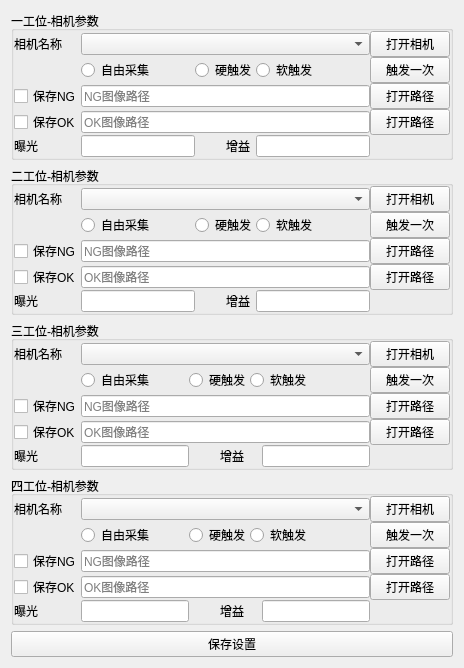
     <widget class="QWidget" name="tab">
      <attribute name="title">
       <string>相机参数</string>
      </attribute>
      <layout class="QGridLayout" name="gridLayout_7">
       <item row="2" column="0">
        <widget class="QGroupBox" name="groupBox_Frist_4">
         <property name="maximumSize">
          <size>
           <width>581</width>
           <height>16777215</height>
          </size>
         </property>
         <property name="title">
          <string>三工位-相机参数</string>
         </property>
         <layout class="QGridLayout" name="gridLayout_19">
          <property name="leftMargin">
           <number>0</number>
          </property>
          <property name="topMargin">
           <number>0</number>
          </property>
          <property name="rightMargin">
           <number>0</number>
          </property>
          <property name="bottomMargin">
           <number>0</number>
          </property>
          <property name="spacing">
           <number>0</number>
          </property>
          <item row="5" column="4" colspan="2">
           <widget class="QLabel" name="label_17">
            <property name="text">
             <string>增益</string>
            </property>
           </widget>
          </item>
          <item row="1" column="3" colspan="2">
           <widget class="QRadioButton" name="radioButton_ExternalThird">
            <property name="text">
             <string>硬触发</string>
            </property>
           </widget>
          </item>
          <item row="3" column="0" colspan="2">
           <widget class="QCheckBox" name="checkBox_SaveOK_Third">
            <property name="text">
             <string>保存OK</string>
            </property>
           </widget>
          </item>
          <item row="1" column="5" colspan="2">
           <widget class="QRadioButton" name="radioButton_SoftThird">
            <property name="text">
             <string>软触发</string>
            </property>
           </widget>
          </item>
          <item row="1" column="7">
           <widget class="QPushButton" name="pushButton_TriggerThird">
            <property name="maximumSize">
             <size>
              <width>111</width>
              <height>16777215</height>
             </size>
            </property>
            <property name="text">
             <string>触发一次</string>
            </property>
           </widget>
          </item>
          <item row="0" column="0">
           <widget class="QLabel" name="label_First_5">
            <property name="maximumSize">
             <size>
              <width>101</width>
              <height>16777215</height>
             </size>
            </property>
            <property name="text">
             <string>相机名称</string>
            </property>
           </widget>
          </item>
          <item row="0" column="2" colspan="5">
           <widget class="QComboBox" name="comboBox_Third"/>
          </item>
          <item row="0" column="7">
           <widget class="QPushButton" name="pushButton_OpenThird">
            <property name="maximumSize">
             <size>
              <width>111</width>
              <height>16777215</height>
             </size>
            </property>
            <property name="text">
             <string>打开相机</string>
            </property>
           </widget>
          </item>
          <item row="3" column="7">
           <widget class="QPushButton" name="pushButton_LoadOKPath_Third">
            <property name="text">
             <string>打开路径</string>
            </property>
           </widget>
          </item>
          <item row="1" column="2">
           <widget class="QRadioButton" name="radioButton_FreeThird">
            <property name="text">
             <string>自由采集</string>
            </property>
           </widget>
          </item>
          <item row="2" column="7">
           <widget class="QPushButton" name="pushButton_LoadNGPath_Third">
            <property name="maximumSize">
             <size>
              <width>120</width>
              <height>16777215</height>
             </size>
            </property>
            <property name="text">
             <string>打开路径</string>
            </property>
           </widget>
          </item>
          <item row="2" column="0" colspan="2">
           <widget class="QCheckBox" name="checkBox_SaveNG_Third">
            <property name="text">
             <string>保存NG</string>
            </property>
           </widget>
          </item>
          <item row="3" column="2" colspan="5">
           <widget class="QLineEdit" name="lineEdit_OKPath_Third">
            <property name="readOnly">
             <bool>true</bool>
            </property>
            <property name="placeholderText">
             <string>OK图像路径</string>
            </property>
           </widget>
          </item>
          <item row="5" column="2">
           <widget class="QLineEdit" name="le_exposure_3">
            <property name="maximumSize">
             <size>
              <width>16777215</width>
              <height>16777215</height>
             </size>
            </property>
           </widget>
          </item>
          <item row="2" column="2" colspan="5">
           <widget class="QLineEdit" name="lineEdit_NGPath_Third">
            <property name="readOnly">
             <bool>true</bool>
            </property>
            <property name="placeholderText">
             <string>NG图像路径</string>
            </property>
           </widget>
          </item>
          <item row="5" column="0">
           <widget class="QLabel" name="label_18">
            <property name="text">
             <string>曝光</string>
            </property>
           </widget>
          </item>
          <item row="5" column="6">
           <widget class="QLineEdit" name="le_gain_3"/>
          </item>
         </layout>
        </widget>
       </item>
       <item row="3" column="0">
        <widget class="QGroupBox" name="groupBox_Frist_5">
         <property name="maximumSize">
          <size>
           <width>581</width>
           <height>16777215</height>
          </size>
         </property>
         <property name="title">
          <string>四工位-相机参数</string>
         </property>
         <layout class="QGridLayout" name="gridLayout_25">
          <property name="leftMargin">
           <number>0</number>
          </property>
          <property name="topMargin">
           <number>0</number>
          </property>
          <property name="rightMargin">
           <number>0</number>
          </property>
          <property name="bottomMargin">
           <number>0</number>
          </property>
          <property name="spacing">
           <number>0</number>
          </property>
          <item row="3" column="7">
           <widget class="QPushButton" name="pushButton_LoadOKPath_Fourth">
            <property name="text">
             <string>打开路径</string>
            </property>
           </widget>
          </item>
          <item row="4" column="4" colspan="2">
           <widget class="QLabel" name="label_31">
            <property name="text">
             <string>增益</string>
            </property>
           </widget>
          </item>
          <item row="0" column="0">
           <widget class="QLabel" name="label_First_6">
            <property name="maximumSize">
             <size>
              <width>101</width>
              <height>16777215</height>
             </size>
            </property>
            <property name="text">
             <string>相机名称</string>
            </property>
           </widget>
          </item>
          <item row="4" column="2">
           <widget class="QLineEdit" name="le_exposure_4">
            <property name="maximumSize">
             <size>
              <width>16777215</width>
              <height>16777215</height>
             </size>
            </property>
           </widget>
          </item>
          <item row="3" column="2" colspan="5">
           <widget class="QLineEdit" name="lineEdit_OKPath_Fourth">
            <property name="readOnly">
             <bool>true</bool>
            </property>
            <property name="placeholderText">
             <string>OK图像路径</string>
            </property>
           </widget>
          </item>
          <item row="0" column="7">
           <widget class="QPushButton" name="pushButton_OpenFourth">
            <property name="maximumSize">
             <size>
              <width>111</width>
              <height>16777215</height>
             </size>
            </property>
            <property name="text">
             <string>打开相机</string>
            </property>
           </widget>
          </item>
          <item row="2" column="2" colspan="5">
           <widget class="QLineEdit" name="lineEdit_NGPath_Fourth">
            <property name="readOnly">
             <bool>true</bool>
            </property>
            <property name="placeholderText">
             <string>NG图像路径</string>
            </property>
           </widget>
          </item>
          <item row="4" column="6">
           <widget class="QLineEdit" name="le_gain_4"/>
          </item>
          <item row="1" column="3" colspan="2">
           <widget class="QRadioButton" name="radioButton_ExternalFourth">
            <property name="text">
             <string>硬触发</string>
            </property>
           </widget>
          </item>
          <item row="1" column="2">
           <widget class="QRadioButton" name="radioButton_FreeFourth">
            <property name="text">
             <string>自由采集</string>
            </property>
           </widget>
          </item>
          <item row="0" column="2" colspan="5">
           <widget class="QComboBox" name="comboBox_Four"/>
          </item>
          <item row="1" column="5" colspan="2">
           <widget class="QRadioButton" name="radioButton_SoftFourth">
            <property name="text">
             <string>软触发</string>
            </property>
           </widget>
          </item>
          <item row="2" column="0" colspan="2">
           <widget class="QCheckBox" name="checkBox_SaveNG_Fourth">
            <property name="text">
             <string>保存NG</string>
            </property>
           </widget>
          </item>
          <item row="4" column="0">
           <widget class="QLabel" name="label_32">
            <property name="text">
             <string>曝光</string>
            </property>
           </widget>
          </item>
          <item row="3" column="0" colspan="2">
           <widget class="QCheckBox" name="checkBox_SaveOK_Fourth">
            <property name="text">
             <string>保存OK</string>
            </property>
           </widget>
          </item>
          <item row="2" column="7">
           <widget class="QPushButton" name="pushButton_LoadNGPath_Fourth">
            <property name="maximumSize">
             <size>
              <width>120</width>
              <height>16777215</height>
             </size>
            </property>
            <property name="text">
             <string>打开路径</string>
            </property>
           </widget>
          </item>
          <item row="1" column="7">
           <widget class="QPushButton" name="pushButton_TriggerFourth">
            <property name="maximumSize">
             <size>
              <width>111</width>
              <height>16777215</height>
             </size>
            </property>
            <property name="text">
             <string>触发一次</string>
            </property>
           </widget>
          </item>
         </layout>
        </widget>
       </item>
       <item row="1" column="0">
        <widget class="QGroupBox" name="groupBox_Frist_3">
         <property name="maximumSize">
          <size>
           <width>581</width>
           <height>16777215</height>
          </size>
         </property>
         <property name="title">
          <string>二工位-相机参数</string>
         </property>
         <layout class="QGridLayout" name="gridLayout_18">
          <property name="leftMargin">
           <number>0</number>
          </property>
          <property name="topMargin">
           <number>0</number>
          </property>
          <property name="rightMargin">
           <number>0</number>
          </property>
          <property name="bottomMargin">
           <number>0</number>
          </property>
          <property name="spacing">
           <number>0</number>
          </property>
          <item row="0" column="7">
           <widget class="QPushButton" name="pushButton_OpenSecond">
            <property name="maximumSize">
             <size>
              <width>111</width>
              <height>16777215</height>
             </size>
            </property>
            <property name="text">
             <string>打开相机</string>
            </property>
           </widget>
          </item>
          <item row="2" column="2" colspan="5">
           <widget class="QLineEdit" name="lineEdit_NGPath_Second">
            <property name="readOnly">
             <bool>true</bool>
            </property>
            <property name="placeholderText">
             <string>NG图像路径</string>
            </property>
           </widget>
          </item>
          <item row="4" column="2">
           <widget class="QLineEdit" name="le_exposure_2">
            <property name="maximumSize">
             <size>
              <width>16777215</width>
              <height>16777215</height>
             </size>
            </property>
           </widget>
          </item>
          <item row="4" column="6">
           <widget class="QLineEdit" name="le_gain_2"/>
          </item>
          <item row="1" column="3" colspan="2">
           <widget class="QRadioButton" name="radioButton_ExternalSecond">
            <property name="text">
             <string>硬触发</string>
            </property>
           </widget>
          </item>
          <item row="1" column="7">
           <widget class="QPushButton" name="pushButton_TriggerSecond">
            <property name="maximumSize">
             <size>
              <width>111</width>
              <height>16777215</height>
             </size>
            </property>
            <property name="text">
             <string>触发一次</string>
            </property>
           </widget>
          </item>
          <item row="2" column="0" colspan="2">
           <widget class="QCheckBox" name="checkBox_SaveNG_Second">
            <property name="text">
             <string>保存NG</string>
            </property>
           </widget>
          </item>
          <item row="3" column="2" colspan="5">
           <widget class="QLineEdit" name="lineEdit_OKPath_Second">
            <property name="readOnly">
             <bool>true</bool>
            </property>
            <property name="placeholderText">
             <string>OK图像路径</string>
            </property>
           </widget>
          </item>
          <item row="4" column="0">
           <widget class="QLabel" name="label_16">
            <property name="text">
             <string>曝光</string>
            </property>
           </widget>
          </item>
          <item row="0" column="0">
           <widget class="QLabel" name="label_First_4">
            <property name="maximumSize">
             <size>
              <width>101</width>
              <height>16777215</height>
             </size>
            </property>
            <property name="text">
             <string>相机名称</string>
            </property>
           </widget>
          </item>
          <item row="2" column="7">
           <widget class="QPushButton" name="pushButton_LoadNGPath_Second">
            <property name="maximumSize">
             <size>
              <width>120</width>
              <height>16777215</height>
             </size>
            </property>
            <property name="text">
             <string>打开路径</string>
            </property>
           </widget>
          </item>
          <item row="3" column="0" colspan="2">
           <widget class="QCheckBox" name="checkBox_SaveOK_Second">
            <property name="text">
             <string>保存OK</string>
            </property>
           </widget>
          </item>
          <item row="1" column="2">
           <widget class="QRadioButton" name="radioButton_FreeSecond">
            <property name="text">
             <string>自由采集</string>
            </property>
           </widget>
          </item>
          <item row="3" column="7">
           <widget class="QPushButton" name="pushButton_LoadOKPath_Second">
            <property name="text">
             <string>打开路径</string>
            </property>
           </widget>
          </item>
          <item row="1" column="5" colspan="2">
           <widget class="QRadioButton" name="radioButton_SoftSecond">
            <property name="text">
             <string>软触发</string>
            </property>
           </widget>
          </item>
          <item row="4" column="4" colspan="2">
           <widget class="QLabel" name="label_15">
            <property name="text">
             <string>增益</string>
            </property>
           </widget>
          </item>
          <item row="0" column="2" colspan="5">
           <widget class="QComboBox" name="comboBox_Second"/>
          </item>
         </layout>
        </widget>
       </item>
       <item row="0" column="0">
        <widget class="QGroupBox" name="groupBox_Frist">
         <property name="maximumSize">
          <size>
           <width>581</width>
           <height>16777215</height>
          </size>
         </property>
         <property name="title">
          <string>一工位-相机参数</string>
         </property>
         <layout class="QGridLayout" name="gridLayout">
          <property name="leftMargin">
           <number>0</number>
          </property>
          <property name="topMargin">
           <number>0</number>
          </property>
          <property name="rightMargin">
           <number>0</number>
          </property>
          <property name="bottomMargin">
           <number>0</number>
          </property>
          <property name="spacing">
           <number>0</number>
          </property>
          <item row="4" column="0">
           <widget class="QLabel" name="label">
            <property name="text">
             <string>曝光</string>
            </property>
           </widget>
          </item>
          <item row="1" column="2">
           <widget class="QRadioButton" name="radioButton_FreeFirst">
            <property name="text">
             <string>自由采集</string>
            </property>
           </widget>
          </item>
          <item row="2" column="7">
           <widget class="QPushButton" name="pushButton_LoadNGPath_First">
            <property name="maximumSize">
             <size>
              <width>120</width>
              <height>16777215</height>
             </size>
            </property>
            <property name="text">
             <string>打开路径</string>
            </property>
           </widget>
          </item>
          <item row="3" column="0" colspan="2">
           <widget class="QCheckBox" name="checkBox_SaveOK_First">
            <property name="text">
             <string>保存OK</string>
            </property>
           </widget>
          </item>
          <item row="3" column="7">
           <widget class="QPushButton" name="pushButton_LoadOKPath_First">
            <property name="text">
             <string>打开路径</string>
            </property>
           </widget>
          </item>
          <item row="0" column="0">
           <widget class="QLabel" name="label_First">
            <property name="maximumSize">
             <size>
              <width>101</width>
              <height>16777215</height>
             </size>
            </property>
            <property name="text">
             <string>相机名称</string>
            </property>
           </widget>
          </item>
          <item row="0" column="2" colspan="5">
           <widget class="QComboBox" name="comboBox_First">
            <property name="enabled">
             <bool>true</bool>
            </property>
           </widget>
          </item>
          <item row="4" column="4">
           <widget class="QLabel" name="label_4">
            <property name="text">
             <string>增益</string>
            </property>
           </widget>
          </item>
          <item row="2" column="2" colspan="5">
           <widget class="QLineEdit" name="lineEdit_NGPath_First">
            <property name="readOnly">
             <bool>true</bool>
            </property>
            <property name="placeholderText">
             <string>NG图像路径</string>
            </property>
           </widget>
          </item>
          <item row="0" column="7">
           <widget class="QPushButton" name="pushButton_OpenFirst">
            <property name="maximumSize">
             <size>
              <width>111</width>
              <height>16777215</height>
             </size>
            </property>
            <property name="text">
             <string>打开相机</string>
            </property>
           </widget>
          </item>
          <item row="1" column="7">
           <widget class="QPushButton" name="pushButton_TriggerFirst">
            <property name="maximumSize">
             <size>
              <width>111</width>
              <height>16777215</height>
             </size>
            </property>
            <property name="text">
             <string>触发一次</string>
            </property>
           </widget>
          </item>
          <item row="3" column="2" colspan="5">
           <widget class="QLineEdit" name="lineEdit_OKPath_First">
            <property name="readOnly">
             <bool>true</bool>
            </property>
            <property name="placeholderText">
             <string>OK图像路径</string>
            </property>
           </widget>
          </item>
          <item row="4" column="5">
           <widget class="QLineEdit" name="le_gain_1">
            <property name="minimumSize">
             <size>
              <width>0</width>
              <height>0</height>
             </size>
            </property>
            <property name="maximumSize">
             <size>
              <width>16777215</width>
              <height>16777215</height>
             </size>
            </property>
           </widget>
          </item>
          <item row="1" column="5" colspan="2">
           <widget class="QRadioButton" name="radioButton_SoftFirst">
            <property name="text">
             <string>软触发</string>
            </property>
           </widget>
          </item>
          <item row="1" column="3" colspan="2">
           <widget class="QRadioButton" name="radioButton_ExternalFirst">
            <property name="text">
             <string>硬触发</string>
            </property>
           </widget>
          </item>
          <item row="2" column="0" colspan="2">
           <widget class="QCheckBox" name="checkBox_SaveNG_First">
            <property name="text">
             <string>保存NG</string>
            </property>
           </widget>
          </item>
          <item row="4" column="2">
           <widget class="QLineEdit" name="le_exposure_1">
            <property name="enabled">
             <bool>true</bool>
            </property>
            <property name="sizePolicy">
             <sizepolicy hsizetype="Expanding" vsizetype="Fixed">
              <horstretch>0</horstretch>
              <verstretch>0</verstretch>
             </sizepolicy>
            </property>
            <property name="maximumSize">
             <size>
              <width>16777215</width>
              <height>16777215</height>
             </size>
            </property>
           </widget>
          </item>
         </layout>
        </widget>
       </item>
       <item row="4" column="0">
        <widget class="QPushButton" name="pushButton_SaveConfig">
         <property name="text">
          <string>保存设置</string>
         </property>
        </widget>
       </item>
      </layout>
     </widget>
